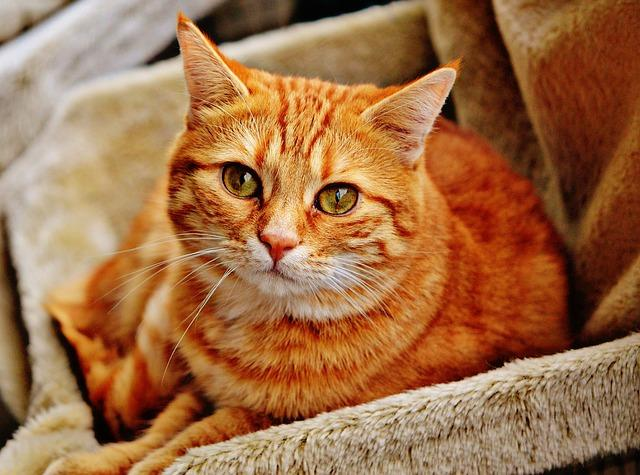
#> input picture python/test/cute_cat.jpg, 640 x 475 px
$ python ex05.py
#> lines starting #> are read from the running program, lines starting #| are printed output that depends on the picture
#> further down, im is the input picture: PIL image 640x475 RGB; mean R, G, B 158.9, 109.1, 69.8
from PIL import Image
def center_crop(im): # 가운데 크롭, 적은 길이가 정사각형의 길이
     crop_size = min(im.size)
#> crop_size = 475
     left = (im.size[0] - crop_size)//2  # 잘라내야 할 양쪽의 좌표를 찾아내는 것
#> left = 82
     top = (im.size[1] - crop_size)//2
#> top = 0
     right = (im.size[0] + crop_size)//2
#> right = 557
     bottom = (im.size[1] + crop_size)//2
#> bottom = 475
     return im.crop((left, top, right, bottom))  # crop은 튜플을 매개변수로 받아서
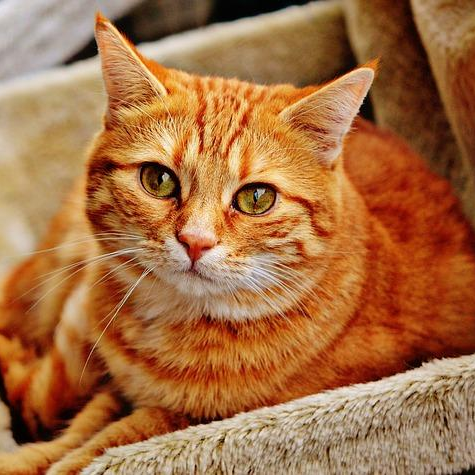
#> returned value: PIL image 475x475 RGB; mean R, G, B 165.1, 109.8, 66.2
im = Image.open('cute_cat.jpg')
cropImage = center_crop(im)
cropImage.save('cute_cat_center_crop.jpg')
cropImage.show()

# 근디 작은 길이로 자르면 정보손실이 있음, 대신 긴 길이로 정사각형 만들면 정보손실이 일어나지 않음
# 남은 영역은 흰 색으로 채움
# 그 위치에 덮어쓰기?
